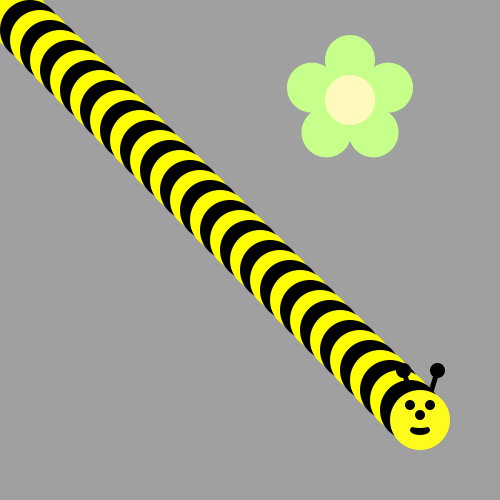
Frame 1 (no input)
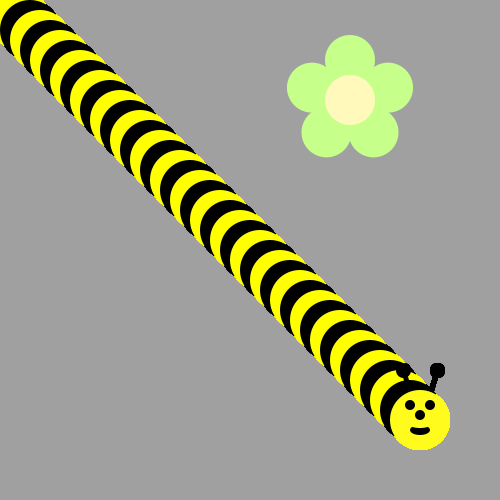
Frame 60 (the mouse pressed at the canvas centre just before this capture)
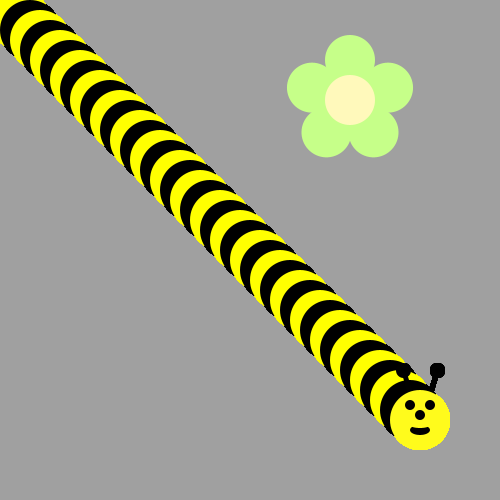
Frame 120 (the mouse held since frame 60 and released just before this capture)

The Processing sketch that drew these frames (run headless with seeded random() and noise(); from frame 60 on, the mouse is pressed at the canvas centre):

// Processing sketch: bbee
// ── bbee.pde

int x = 10;
int y = 10;


void draw() {
/*Use a loop to make a body for the Bee!
Then put his head on using drawBeeFace(x,y)
Use Modulo to make the colors alternate 
*/
for(int i = 0; i<42; i++){
  if(i % 2 == 0){
    fill(255, 255, 0);
  }
  else{
    fill(0, 0, 0);
  }
  ellipse(i*10, i*10, 60, 60);
  
}
drawBeeFace(420, 420);
}




void drawFlower(int x, int y) {
     noStroke();
     translate(x, y);
     // draw 5 petals, rotating after each one
     fill(#c6ff89);      // green
      for (int i = 0; i < 5; i++) {
           ellipse(0, -40, 50, 50);
          rotate(radians(72));
     }
     fill(#fff9bb); // light yellow
     ellipse(0, 0, 50, 50);
} 
void drawBeeFace(int BeeFaceX, int BeeFaceY) {
     noStroke();
     fill(0, 0, 0);
     stroke(1);
     strokeWeight(5);
     line(BeeFaceX-10, BeeFaceY-27, BeeFaceX-17, BeeFaceY-50);
     line(BeeFaceX+10, BeeFaceY-27, BeeFaceX+17, BeeFaceY-50);
     ellipse(BeeFaceX-17, BeeFaceY-50, 10, 10);
     ellipse(BeeFaceX+17, BeeFaceY-50, 10, 10);
     noStroke();
     fill(255, 251, 28);
     ellipse(BeeFaceX, BeeFaceY, 60, 60); // face
     fill(255, 237, 209);
     fill(0,0,0);
      ellipse(BeeFaceX-10, BeeFaceY-15, 10, 10); // eyes
     ellipse(BeeFaceX+10, BeeFaceY-15, 10, 10);
      ellipse(BeeFaceX, BeeFaceY-5, 10, 10); // nose
      ellipse(BeeFaceX, BeeFaceY+10, 20, 10);// mouth
     fill(255, 251, 28);
     ellipse(BeeFaceX, BeeFaceY+5, 20, 6);
}

void setup() {
     ellipseMode(CENTER);
     size(500, 500);
     background(160, 160, 160);
      drawFlower(350, 100);
      
}
